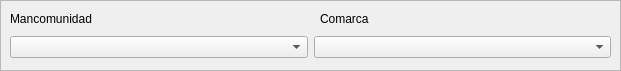
      <widget class="QFrame" name="frame_macomunidadCormarca">
       <property name="geometry">
        <rect>
         <x>0</x>
         <y>320</y>
         <width>621</width>
         <height>71</height>
        </rect>
       </property>
       <property name="frameShape">
        <enum>QFrame::StyledPanel</enum>
       </property>
       <property name="frameShadow">
        <enum>QFrame::Raised</enum>
       </property>
       <widget class="QLabel" name="label_51">
        <property name="geometry">
         <rect>
          <x>10</x>
          <y>10</y>
          <width>141</width>
          <height>17</height>
         </rect>
        </property>
        <property name="text">
         <string>Mancomunidad</string>
        </property>
       </widget>
       <widget class="QLabel" name="label_52">
        <property name="geometry">
         <rect>
          <x>320</x>
          <y>10</y>
          <width>151</width>
          <height>17</height>
         </rect>
        </property>
        <property name="text">
         <string>Comarca</string>
        </property>
       </widget>
       <widget class="QWidget" name="layoutWidget_6">
        <property name="geometry">
         <rect>
          <x>10</x>
          <y>30</y>
          <width>601</width>
          <height>34</height>
         </rect>
        </property>
        <layout class="QHBoxLayout" name="horizontalLayout_2">
         <item>
          <widget class="QComboBox" name="comboBox_mancomunidad_2"/>
         </item>
         <item>
          <widget class="QComboBox" name="comboBox_comarca"/>
         </item>
        </layout>
       </widget>
      </widget>
